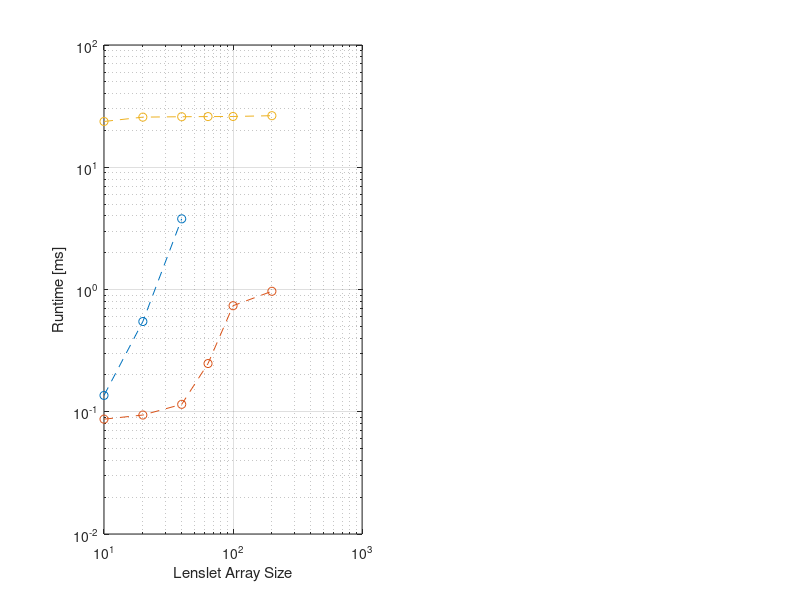

MATLAB code to generate this figure: (Note: this script raises an error after producing the figure.)
fileID = fopen('aaStats_results.txt');
C = textscan(fileID,'%f %f %f %f','headerLines',1);
fclose(fileID);
C = cell2mat(C);
C(C==0) = NaN;
N = C(:,1);
%%
figure(50)
subplot(1,2,1)
ht = loglog(N,C(:,2:end),'o--');
grid
xlabel('Lenslet Array Size')
ylabel('Runtime [ms]')
legend('MVM Full','MVM Compressed','Compressed cov.',0)
set(gca,'xtick',N)
set(ht,'MarkerEdgeColor','k','MarkerSize',8,'LineWidth',2)
arrayfun( @(k) set(ht(k),'MarkerFaceColor',get(ht(k),'color')), 1:length(ht) )
%%
0.5*(N(1:5)/N(3)).^2
0.1*(N(:).^1.5.*log(N(:)))./(N(3).^1.5.*log(N(3)))
%%
b_full = N.^4*4*4/2^20;
b_comp = (2*N-1).^2*4*4*2/2^20;
subplot(1,2,2)
hb = loglog(N,[b_full,b_comp],'o--');
grid
xlabel('Lenslet Array Size')
ylabel('Matrix Memory Rqt. [MB]')
legend('Full','Compressed',0)
set(gca,'xtick',N)
set(hb,'MarkerEdgeColor','k','MarkerSize',8,'LineWidth',2)
arrayfun( @(k) set(hb(k),'MarkerFaceColor',get(hb(k),'color')), 1:length(hb) )
%%
nLenslet = 40;
nSlope   = 2*nLenslet^2;
fid = fopen(sprintf('aa_mvm%03d.bin',nLenslet), 'r');
y = fread(fid, nSlope, 'float');
fclose(fid);
% slopes-to-slopes covariance matrix
addpath('../imaging')
r0 = 15e-2;
L0 = 30;
atm = atmosphere(photometry.V,r0,L0,'windSpeed',10,'windDirection',0);
lambda = atm.wavelength;
d = 0.1;
nF = 2048;%2^nextpow2(nLenslet*10);%nLenslet*2*10;%128;
[fx,fy] = freqspace(nF,'meshgrid');
sf = 4;
lf = sf/(d*2);
fx = lf*fx;
fy = lf*fy;

delta = 2*lf/nF;
spectrum = @(fx,fy,u,v) lambda.^2*(fx.*u(1) + fy.*u(2)).*(fx.*v(1) + fy.*v(2)).*...
        delta.^2.*phaseStats.spectrum(hypot(fx,fy),atm).*...
        (tools.sinc(d*fx).*tools.sinc(d*fy)).^2;

nm = ones(1,2)*nLenslet;
b0 = nF/2+1;
b  = ((1-nLenslet)*sf:sf:sf*(nLenslet-1)) + b0;

tic
covxx = real( fftshift( fft2( fftshift( spectrum(fx,fy,[1,0],[1,0]) ) ) ) );
T = toeplitzBlockToeplitz( nm, nm, covxx(b,b) );
CTBT{1,1} = T;
covyy = real( fftshift( fft2( fftshift( spectrum(fx,fy,[0,1],[0,1]) ) ) ) );
T = toeplitzBlockToeplitz( nm, nm, covyy(b,b) );
CTBT{2,2} = T;
cov = real( fftshift( fft2( fftshift( spectrum(fx,fy,[0,1],[1,0]) ) ) ) );
T = toeplitzBlockToeplitz( nm, nm, cov(b,b) );
CTBT{1,2} = T;
CTBT{2,1} = T';
elapsedTime = toc;
fprintf(' ==> slopes-to-slopes covariance matrix computed in %5.2fs\n',elapsedTime);

y0 = mtimes4squareBlocks(CTBT,(0:nSlope-1)',true(nSlope/2,1));

figure(33)
subplot(2,1,1)
plot([y0,y],'.')
subplot(2,1,2)
plot(y0-y)